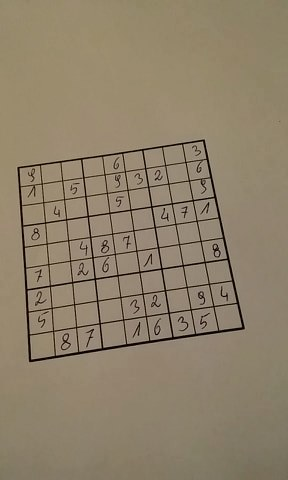
#> input picture data/sud3.jpg, 288 x 480 px
$ python dominik.py
#> lines starting #> are read from the running program, lines starting #| are printed output that depends on the picture; after the words box and inside, x2 and y2 are one past the last pixel; in counts of white or black regions, pixels touching at a corner belong together
from skimage import morphology
import numpy as np
import cv2

def order_points(pts):
    # initialzie a list of coordinates that will be ordered
    # such that the first entry in the list is the top-left,
    # the second entry is the top-right, the third is the
    # bottom-right, and the fourth is the bottom-left
    rect = np.zeros((4, 2), dtype="float32")

    # the top-left point will have the smallest sum, whereas
    # the bottom-right point will have the largest sum
    s = pts.sum(axis=1)
    rect[0] = pts[np.argmin(s)]
    rect[2] = pts[np.argmax(s)]

    # now, compute the difference between the points, the
    # top-right point will have the smallest difference,
    # whereas the bottom-left will have the largest difference
    diff = np.diff(pts, axis=1)
    rect[1] = pts[np.argmin(diff)]
    rect[3] = pts[np.argmax(diff)]

    # return the ordered coordinates
    return rect


def four_point_transform(image, pts):
    # obtain a consistent order of the points and unpack them
    # individually
    rect = order_points(pts)
    (tl, tr, br, bl) = rect

    # compute the width of the new image, which will be the
    # maximum distance between bottom-right and bottom-left
    # x-coordiates or the top-right and top-left x-coordinates
    widthA = np.sqrt(((br[0] - bl[0]) ** 2) + ((br[1] - bl[1]) ** 2))
    widthB = np.sqrt(((tr[0] - tl[0]) ** 2) + ((tr[1] - tl[1]) ** 2))
    maxWidth = max(int(widthA), int(widthB))

    # compute the height of the new image, which will be the
    # maximum distance between the top-right and bottom-right
    # y-coordinates or the top-left and bottom-left y-coordinates
    heightA = np.sqrt(((tr[0] - br[0]) ** 2) + ((tr[1] - br[1]) ** 2))
    heightB = np.sqrt(((tl[0] - bl[0]) ** 2) + ((tl[1] - bl[1]) ** 2))
    maxHeight = max(int(heightA), int(heightB))

    # now that we have the dimensions of the new image, construct
    # the set of destination points to obtain a "birds eye view",
    # (i.e. top-down view) of the image, again specifying points
    # in the top-left, top-right, bottom-right, and bottom-left
    # order
    dst = np.array([
        [0, 0],
        [maxWidth - 1, 0],
        [maxWidth - 1, maxHeight - 1],
        [0, maxHeight - 1]], dtype="float32")

    # compute the perspective transform matrix and then apply it
    M = cv2.getPerspectiveTransform(rect, dst)
    warped = cv2.warpPerspective(image, M, (maxWidth, maxHeight))

    # return the warped image
    return warped


def calculate_points(im):
    x1, x2, x3, x4, y1, y2, y3, y4 = -1, -1, -1, -1, -1, -1, -1, -1
    height, width = im.shape

    for x in range(height):
        if (x1 != -1 and y1 != -1):
            break
        for y in range(width):
            # print(im[x, y])
            if (im[x, y] == 255):
                x1, y1 = x, y
                break
    for x in range(height - 1, 0, -1):
        if (x2 != -1 and y2 != -1):
            break
        for y in range(width - 1, 0, -1):
            if (im[x, y] == 255):
                x2, y2 = x, y
                break

    for y in range(width):
        if (x3 != -1 and y3 != -1):
            break
        for x in range(height):
            if (im[x, y] == 255):
                x3, y3 = x, y
                break

    for y in range(width - 1, 0, -1):
        if (x4 != -1 and y4 != -1):
            break
        for x in range(height - 1, 0, -1):
            if (im[x, y] == 255):
                x4, y4 = x, y
                break

    pts = np.array([(y1, x1), (y2, x2), (y3, x3), (y4, x4)], dtype="float32")

    return pts

def pers_transform(img):
#> called with img = 'data/sud3.jpg'
    image = cv2.imread(img, cv2.IMREAD_GRAYSCALE)
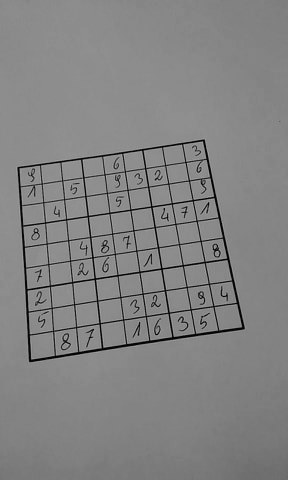
#> image: shape (480, 288); min 0, max 180, mean 130.7

    im_bw = cv2.bitwise_not(image)
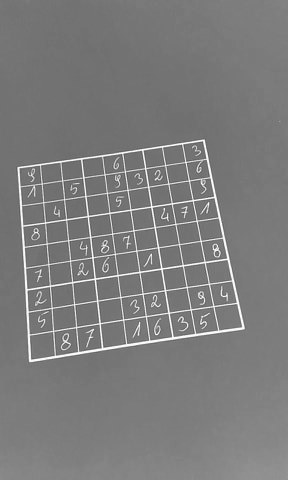
#> im_bw: shape (480, 288); min 75, max 255, mean 124.3
    thresh, im_bw = cv2.threshold(im_bw, 0, 255, cv2.THRESH_BINARY | cv2.THRESH_OTSU)
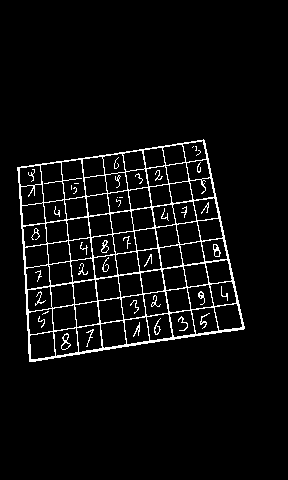
#> im_bw: shape (480, 288); 4.9% white in thin lines or dots, all inside (x1, y1, x2, y2) = (17, 139, 245, 362)
#> thresh = 166

    im_bw = morphology.erosion(im_bw)
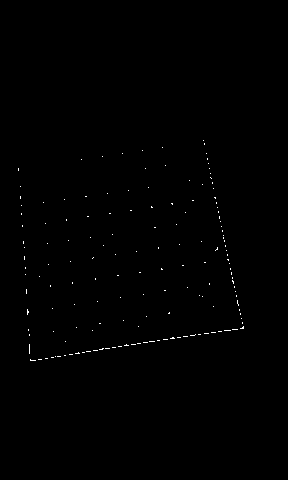
#> im_bw: shape (480, 288); 0.28% white in thin lines or dots, all inside (x1, y1, x2, y2) = (18, 140, 244, 361)

    pts = calculate_points(im_bw)
#> pts = [[203, 140], [35, 360], [18, 168], [243, 328]]

    warped = four_point_transform(image, pts)
#> in order_points, `s = pts.sum(axis=1)`: s = [343, 395, 186, 571]
#> in order_points, `diff = np.diff(pts, axis=1)`: diff = [-63, 325, 150, 85]
#> in four_point_transform, `rect = order_points(pts)`: rect = [[18, 168], [203, 140], [243, 328], [35, 360]]
#> in four_point_transform, `(tl, tr, br, bl) = rect`: tl = [18, 168]; tr = [203, 140]; br = [243, 328]; bl = [35, 360]
#> in four_point_transform, `widthA = np.sqrt(((br[0] - bl[0]) ** 2) + ((br[1] - bl[1]) ** 2))`: widthA = 210.4
#> in four_point_transform, `widthB = np.sqrt(((tr[0] - tl[0]) ** 2) + ((tr[1] - tl[1]) ** 2))`: widthB = 187.1
#> in four_point_transform, `maxWidth = max(int(widthA), int(widthB))`: maxWidth = 210
#> in four_point_transform, `heightA = np.sqrt(((tr[0] - br[0]) ** 2) + ((tr[1] - br[1]) ** 2))`: heightA = 192.2
#> in four_point_transform, `heightB = np.sqrt(((tl[0] - bl[0]) ** 2) + ((tl[1] - bl[1]) ** 2))`: heightB = 192.8
#> in four_point_transform, `maxHeight = max(int(heightA), int(heightB))`: maxHeight = 192
#> in four_point_transform, `dst = np.array([ [0, 0], [maxWidth - 1, 0], [maxWidth - 1, maxHeight -..`: dst = [[0, 0], [209, 0], [209, 191], [0, 191]]
#> in four_point_transform, `M = cv2.getPerspectiveTransform(rect, dst)`: M = [[1.25, -0.111, -3.9], [0.188, 1.24, -211.7], [9.49e-05, 0.000722, 1]]
#> in four_point_transform, `warped = cv2.warpPerspective(image, M, (maxWidth, maxHeight))`:
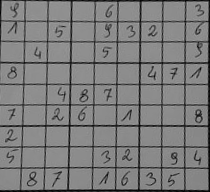
#> warped: shape (192, 210); min 0, max 169, mean 124

    cv2.imshow("Original", image)
    cv2.waitKey(0)
    cv2.imwrite('temp.jpg', warped)
    cv2.imshow("Warped", warped)
    cv2.waitKey(0)


pers_transform('data/sud3.jpg')

$ run again, with data/sud1.jpg copied over data/sud3.jpg
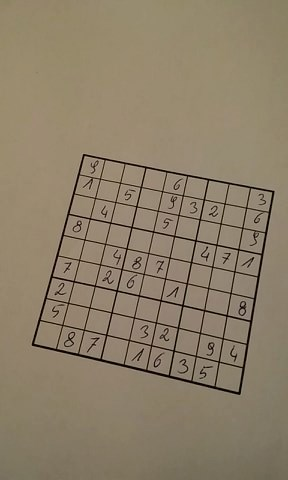
#> input picture data/sud1.jpg, 288 x 480 px
#> in pers_transform, `thresh, im_bw = cv2.threshold(im_bw, 0, 255, cv2.THRESH_BINARY | cv2.T..`:
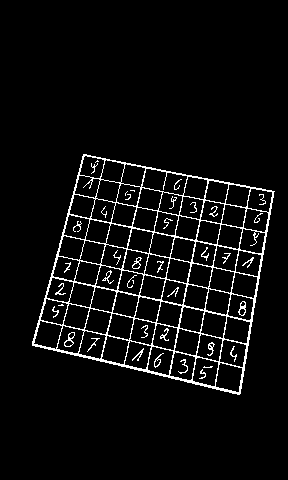
#> im_bw: shape (480, 288); 5.1% white in thin lines or dots, all inside (x1, y1, x2, y2) = (32, 154, 275, 395)
#> thresh = 167
#> pts = [[84, 155], [239, 393], [33, 341], [272, 197]]
#> s = [239, 632, 374, 469]
#> diff = [71, 154, 308, -75]
#> rect = [[84, 155], [272, 197], [239, 393], [33, 341]]
#> tl = [84, 155]; tr = [272, 197]; br = [239, 393]; bl = [33, 341]
#> widthA = 212.5
#> widthB = 192.6
#> maxWidth = 212
#> heightA = 198.8
#> heightB = 192.9
#> maxHeight = 198
#> dst = [[0, 0], [211, 0], [211, 197], [0, 197]]
#> M = [[1.19, 0.326, -150.6], [-0.269, 1.2, -164], [2.55e-05, 0.000601, 1]]
#> in four_point_transform, `warped = cv2.warpPerspective(image, M, (maxWidth, maxHeight))`:
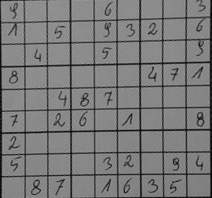
#> warped: shape (198, 212); min 0, max 169, mean 121.9

$ run again, with data/sud2.jpg copied over data/sud3.jpg
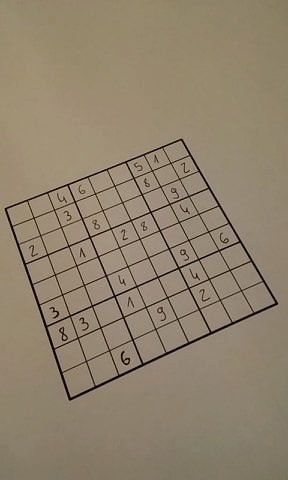
#> input picture data/sud2.jpg, 288 x 480 px
#> in pers_transform, `thresh, im_bw = cv2.threshold(im_bw, 0, 255, cv2.THRESH_BINARY | cv2.T..`:
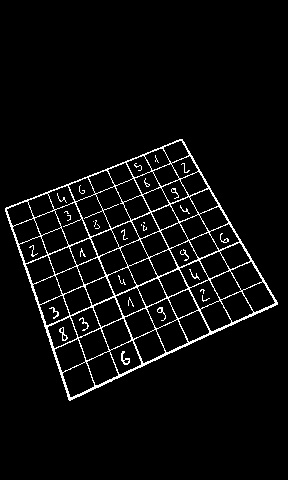
#> im_bw: shape (480, 288); 4.5% white in thin lines or dots, all inside (x1, y1, x2, y2) = (5, 139, 278, 401)
#> thresh = 165
#> pts = [[183, 142], [70, 399], [6, 208], [276, 303]]
#> s = [325, 469, 214, 579]
#> diff = [-41, 329, 202, 27]
#> rect = [[6, 208], [183, 142], [276, 303], [70, 399]]
#> tl = [6, 208]; tr = [183, 142]; br = [276, 303]; bl = [70, 399]
#> widthA = 227.3
#> widthB = 188.9
#> maxWidth = 227
#> heightA = 185.9
#> heightB = 201.4
#> maxHeight = 201
#> dst = [[0, 0], [226, 0], [226, 200], [0, 200]]
#> M = [[1.37, -0.46, 87.41], [0.551, 1.48, -310.7], [-1.55e-06, 0.00147, 1]]
#> in four_point_transform, `warped = cv2.warpPerspective(image, M, (maxWidth, maxHeight))`:
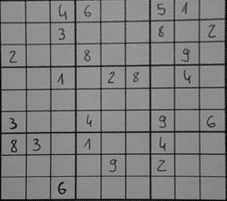
#> warped: shape (201, 227); min 0, max 175, mean 128.2

$ run again, with data/sud4.jpg copied over data/sud3.jpg
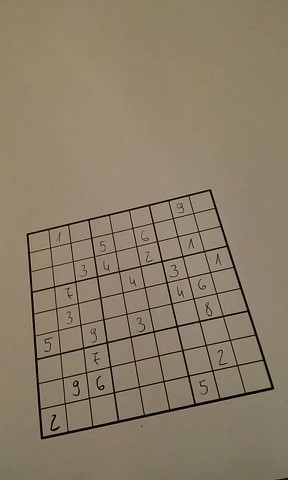
#> input picture data/sud4.jpg, 288 x 480 px
#> in pers_transform, `thresh, im_bw = cv2.threshold(im_bw, 0, 255, cv2.THRESH_BINARY | cv2.T..`:
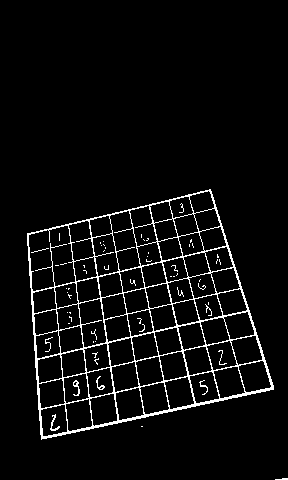
#> im_bw: shape (480, 288); 4.8% white in thin lines or dots, all inside (x1, y1, x2, y2) = (27, 189, 288, 480)
#> thresh = 169
#> in pers_transform, `im_bw = morphology.erosion(im_bw)`:
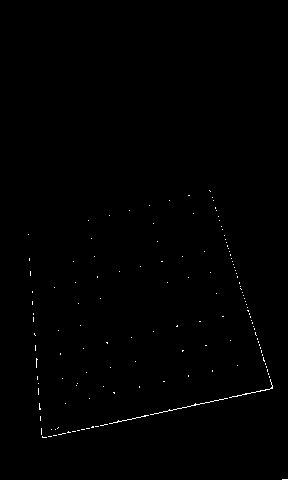
#> im_bw: shape (480, 288); 0.35% white in thin lines or dots, all inside (x1, y1, x2, y2) = (28, 190, 288, 480)
#> pts = [[209, 190], [287, 479], [28, 234], [287, 479]]
#> s = [399, 766, 262, 766]
#> diff = [-19, 192, 206, 192]
#> rect = [[28, 234], [209, 190], [287, 479], [28, 234]]
#> tl = [28, 234]; tr = [209, 190]; br = [287, 479]; bl = [28, 234]
#> widthA = 356.5
#> widthB = 186.3
#> maxWidth = 356
#> heightA = 299.3
#> heightB = 0
#> maxHeight = 299
#> dst = [[0, 0], [355, 0], [355, 298], [0, 298]]
#> M = [[-0.00661, 0.000772, 0.00446], [-0.00101, -0.00415, 1], [-1.86e-05, 2.18e-06, 1.26e-05]]
